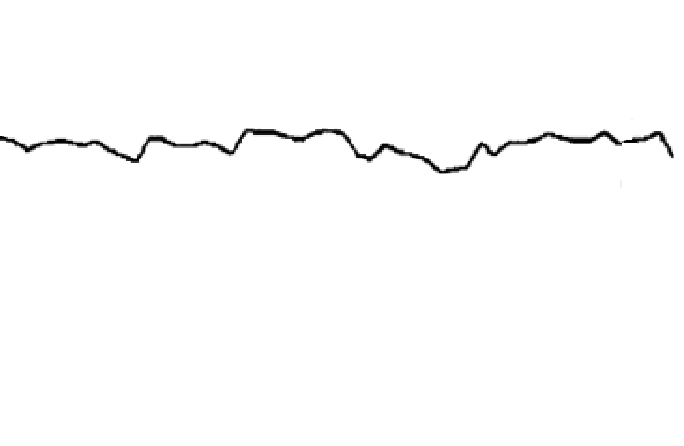
%> input picture tp1.png, 684 x 446 px
$ octave bzmh.m   (GNU Octave 9; MATLAB toolbox functions it lacks are replaced by stand-ins)
%> lines starting %> are read from the running program, lines starting %| are printed output that depends on the picture
%% 标准明火
clc;clear
out_tp=[]%温度
out_ma=[]%烟雾
out_co=[]%co
hold on;
%% 标准明火-温度
% 温度
clc;clear II I x y i j out temp
II=imread('tp1.png');
%> II is the input picture: size 446x684x3 uint8; mean R, G, B 252.4, 252.4, 252.4
I=II(:,:,1);
[x y]=size(I);
%> x = 446; y = 684
for j=1:y
    for i=1:x
        if I(i,j)<100
            I(i,j)=0;
        end
    end
end
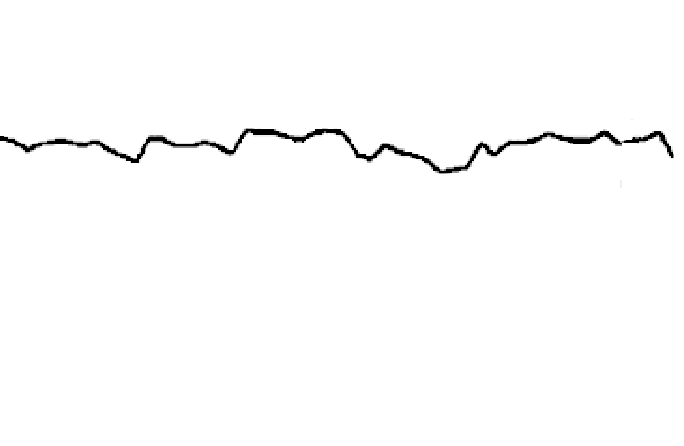
%> I: size 446x684 uint8; min 0, max 255, mean 252.1
% imshow(I);
out=zeros(1,y);
for j=1:y
    for i=1:x
        if I(i,j)<200
            out(j)=i;
            continue;
        end
    end
end
%> after the loop, out = 684 values, max 174 at index 440, min 0 at index 675, mean 145.9
% hold on
% plot(out,'r');
temp=out(3);
%> temp = 141
for i=1:y
    out(i)=16.5/18*100+100-out(i)+temp;
end
%> after the loop, out = 684 values, max 332.7 at index 675, min 158.7 at index 440, mean 186.8
plot(out,'r');
ylim([0 300])
out_tp=out;
%> out_tp has the same summary as out
%% 标准明火-烟雾
% 延误
clc;clear II I x y i j out temp
II=imread('ma1.png');
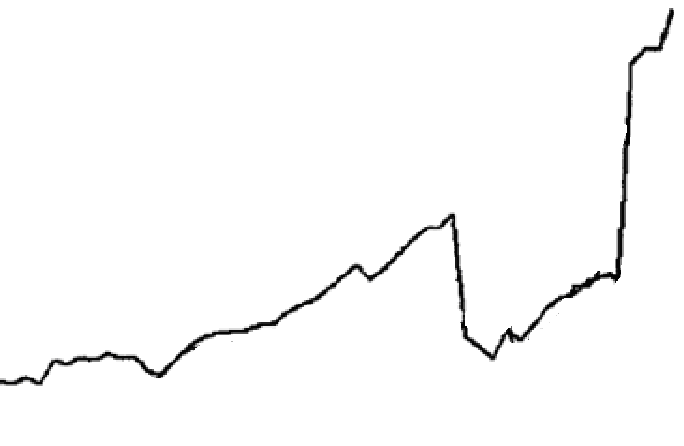
%> input picture ma1.png, 684 x 446 px
%> II is the input picture: size 446x684x3 uint8; mean R, G, B 250.8, 250.8, 250.8
I=II(:,:,1);
[x y]=size(I);
for j=1:y
    for i=1:x
        if I(i,j)<100
            I(i,j)=0;
        end
    end
end
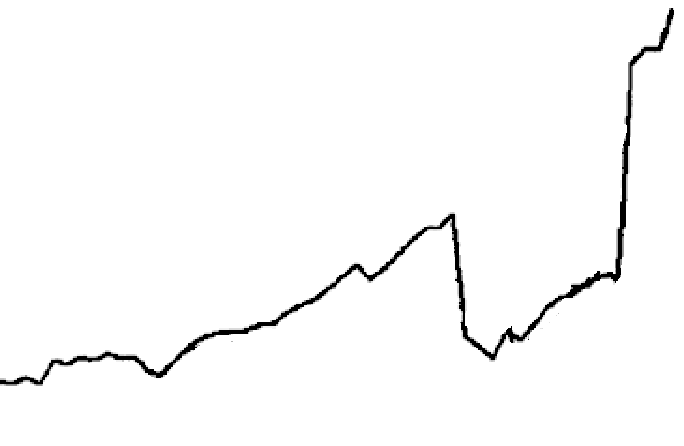
%> I: size 446x684 uint8; min 0, max 255, mean 250.3
% imshow(I);
out=zeros(1,y);
for j=1:y
    for i=1:x
        if I(i,j)<200
            out(j)=i;
            continue;
        end
    end
end
%> after the loop, out = 684 values, max 386 at index 5, min 0 at index 675, mean 299.6
hold on
% plot(out,'r');
temp=out(3);
%> temp = 384
for i=1:y
    out(i)=45-out(i)+temp;
end
%> after the loop, out = 684 values, max 429 at index 675, min 43 at index 5, mean 129.4
plot(out,'b');
ylim([0 300])
out_ma=out;
%> out_ma has the same summary as out
%% 标准明火-CO
% CO
clc;clear II I x y i j out temp
II=imread('co1.png');
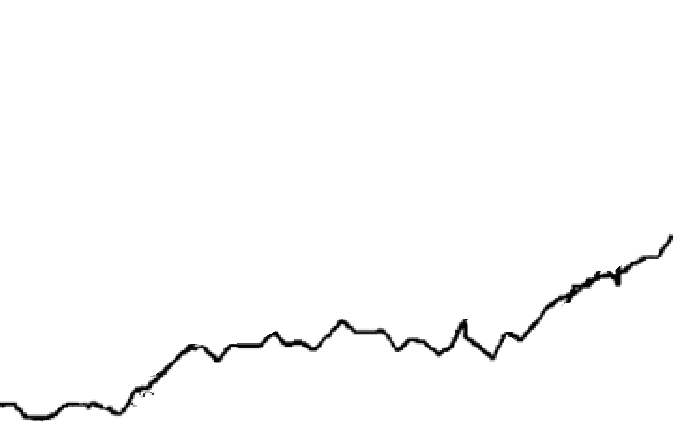
%> input picture co1.png, 684 x 446 px
%> II is the input picture: size 446x684x3 uint8; mean R, G, B 251.8, 251.8, 251.8
I=II(:,:,1);
[x y]=size(I);
for j=1:y
    for i=1:x
        if I(i,j)<100
            I(i,j)=0;
        end
    end
end
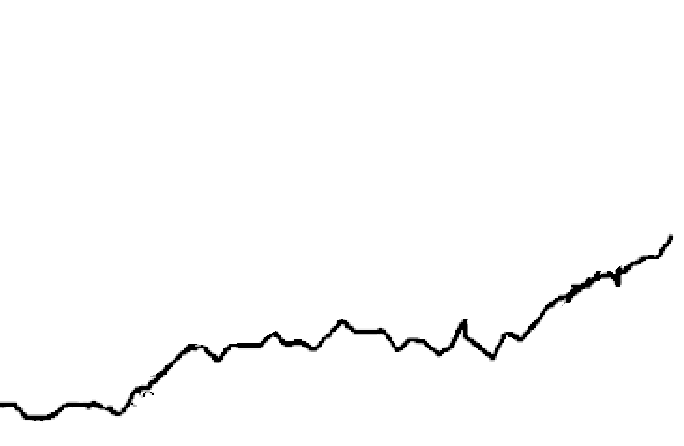
%> I: size 446x684 uint8; min 0, max 255, mean 251.4
% imshow(I);
out=zeros(1,y);
for j=1:y
    for i=1:x
        if I(i,j)<200
            out(j)=i;
            continue;
        end
    end
end
%> after the loop, out = 684 values, max 421 at index 33, min 0 at index 674, mean 342.8
hold on
% plot(out,'r');
temp=out(3);
%> temp = 408
for i=1:y
    out(i)=4.6/18*100-out(i)+temp;
end
%> after the loop, out = 684 values, max 433.6 at index 674, min 12.56 at index 33, mean 90.75
plot(out,'g');
ylim([0 300])
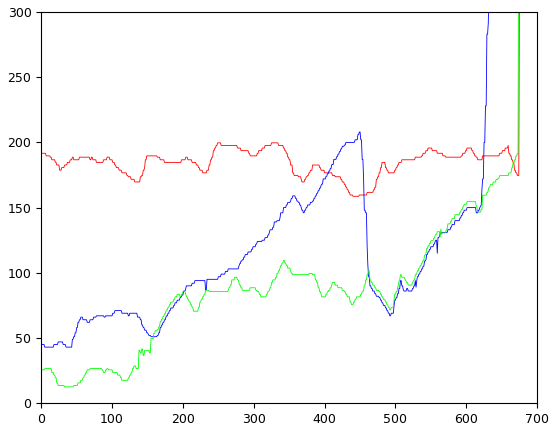
%> figure redrawn from the program's plot data; curve peaks at x = 675, y = 332.7, above the top of the axes
out_co=out;
%> out_co has the same summary as out
%% out
max=666;
tp=out_tp(1:max);
%> tp = 666 values, max 199.7 at index 249, min 158.7 at index 440, mean 184.7
ma=out_ma(1:max);
%> ma = 666 values, max 389 at index 666, min 43 at index 5, mean 121.6
co=out_co(1:max);
%> co = 666 values, max 184.6 at index 666, min 12.56 at index 33, mean 84.06
figure
hold on
plot(tp,'r');plot(ma,'b');plot(co,'g');
legend('温度','烟雾','CO');
title('标准明火 SH4')
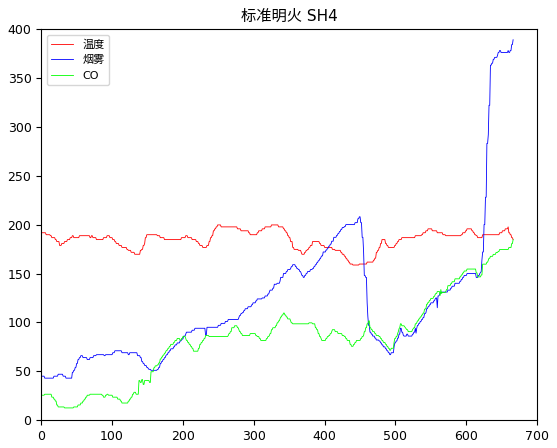
%> figure redrawn from the program's plot data; curve peaks at x = 249, y = 199.7; curve peaks at x = 666, y = 389; curve peaks at x = 666, y = 184.6
%% deal
%温度均值、方差
mean(tp)
%> ans = 184.7
sqrt(var(tp))
%> ans = 9.56
